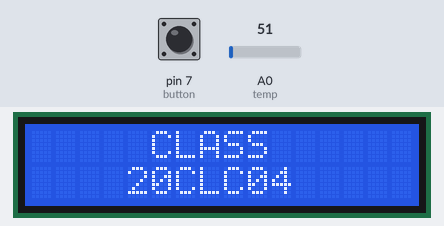
Simulated run of this sketch. Board: Arduino Uno, built with avr-gcc and run on an emulated ATmega328P. Shown: 16×2 character LCD. The test bench sets the inputs (shaded band); at power-on: pin 7 (button) LOW, A0 (temp) = 51.

Above: at 1.2 s.
1.3 s: pin 7 (button) pulled HIGH for 0.15 s
At 1.62 s:
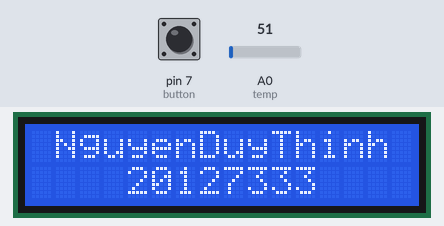
3.2 s: pin 7 (button) pulled HIGH for 1 s
At 3.33 s:
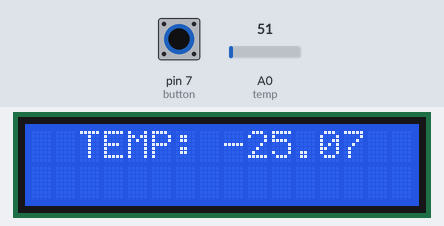
5.7 s: pin 7 (button) pulled HIGH for 0.15 s
At 6.0 s:
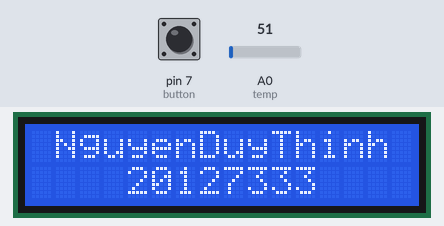

The sketch:

20127333.ino
```cpp
#include <LiquidCrystal.h>

int state = 1;
int temp = A0;
int button = 7;
float prevTemper = 0;
int currentState = 0;
LiquidCrystal lcd(12, 11, 5, 4, 3, 2);

void Display(int col, int row, String text){
  lcd.setCursor(col, row);
  lcd.print(text);
}

void FirstState(){
  if (currentState==1) return;
  lcd.noDisplay();
  lcd.begin(16,2);
  Display(5, 0, "CLASS");
  Display(4, 1, "20CLC04");
  currentState = 1;
}

void SecondState(){
  delay(75);
  lcd.noDisplay();
  lcd.begin(16,2);
  Display(1, 0, "NguyenDuyThinh");
  Display(4, 1, "20127333");
  currentState=2;
}

void GetRealTimeTemper(int col, int row){
  float temper = ((analogRead(temp)*5.0/1023)/0.01)-50;
  if ((prevTemper != temper) or (currentState!=3)){
    Display(col, row, String(temper));
    prevTemper = temper;
  }
}

void ThirdState(){
  GetRealTimeTemper(8, 0);
  if (currentState==3) return;
  lcd.noDisplay();
  lcd.begin(16,2);
  Display(2, 0, "TEMP:");
  GetRealTimeTemper(8, 0);
  currentState=3;
}

void setup()
{
  pinMode(button, INPUT);
  pinMode(temp, INPUT);
  FirstState();
  Serial.begin(9600);
}


void loop()
{
  if(digitalRead(button)==HIGH){
    state++;
    if (state>3) state=1;
  }
  if (state==1) FirstState();
  else if (state==2) SecondState();
  else if (state==3) ThirdState();
  delay(120);
}
```

Measured:
- after the input at 1.3 s, the display: first changes after 0.16 s (image 1 shows a later state)
- after the input at 3.2 s, the display: first changes at once (image 2 shows a later state)
- after the input at 5.7 s, the display: first changes after 0.14 s (image 3 shows a later state)
